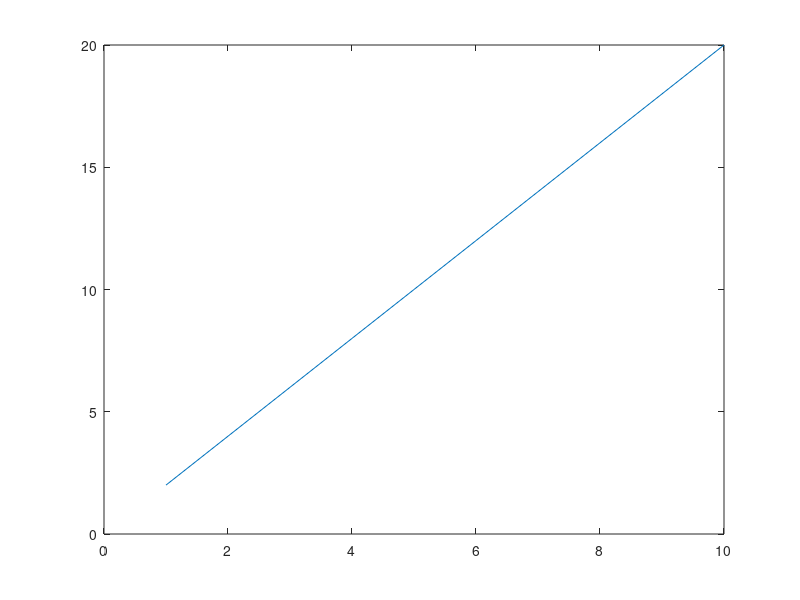
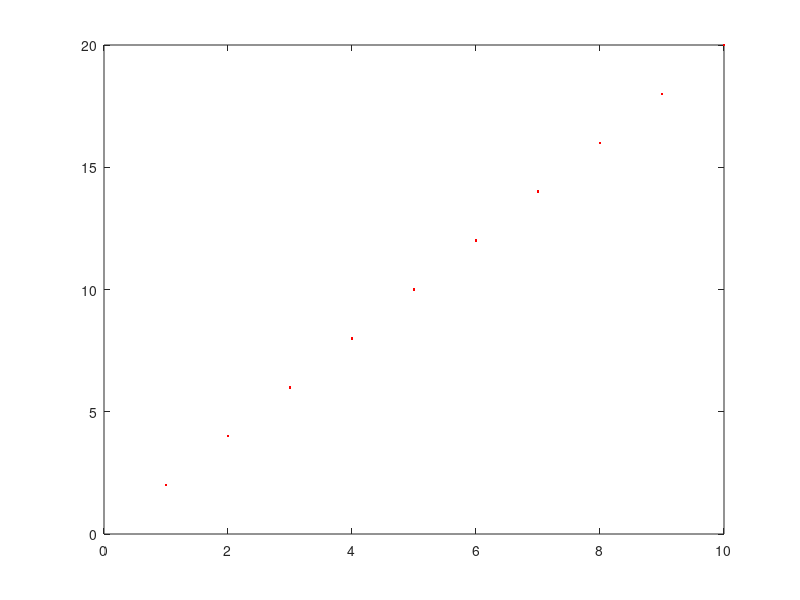

The MATLAB script that drew these images, in order: (Note: this script raises an error after producing the figures.)
% Variables are vectors/matricies:
a = [1 2 3 4 5]
b = [1;2;3;4;5]
c = [1 2; 3 4];

% Shortcuts to creating vectors/matricies:
x = 1:10;
y = 2*x;

%Basic plotting:
figure; plot(x,y);
figure; plot(x,y,'r.');

%Functions:
t = 0:.1:10;
[y,dy] = kinematic(t,0,20,-9.8);
figure; errorbar(t,y,dy);
figure; plot(t,y); hold on;
for i = 0:20:200
    plot(t,kinematic(t,i,20,-9.8));
end

%Importing data:
dataTable = readtable('foam_1click_10min_clamp.xlsx');
times = dataTable{:,1};
heights = dataTable{:,2};

%Advanced plotting:
figure; hist(heights);
xlabel('Height (cm)'); ylabel('Number of trials');
figure; plot(times,heights,'o');
model = fitlm(times,heights) % See https://www.mathworks.com/help/stats/coefficient-standard-errors-and-confidence-intervals.html
figure; plot(model)

function [x,dx] = kinematic(time, x0,v0,a)
    x = x0 + (v0*time) + (.5*a*(time.^2));
    dx = 2;
    dv = 2;
    da = 1;
    dx = sqrt((dx).^2 + ((dv*time).^2) + ((.5*da*(time.^2)).^2));
end
